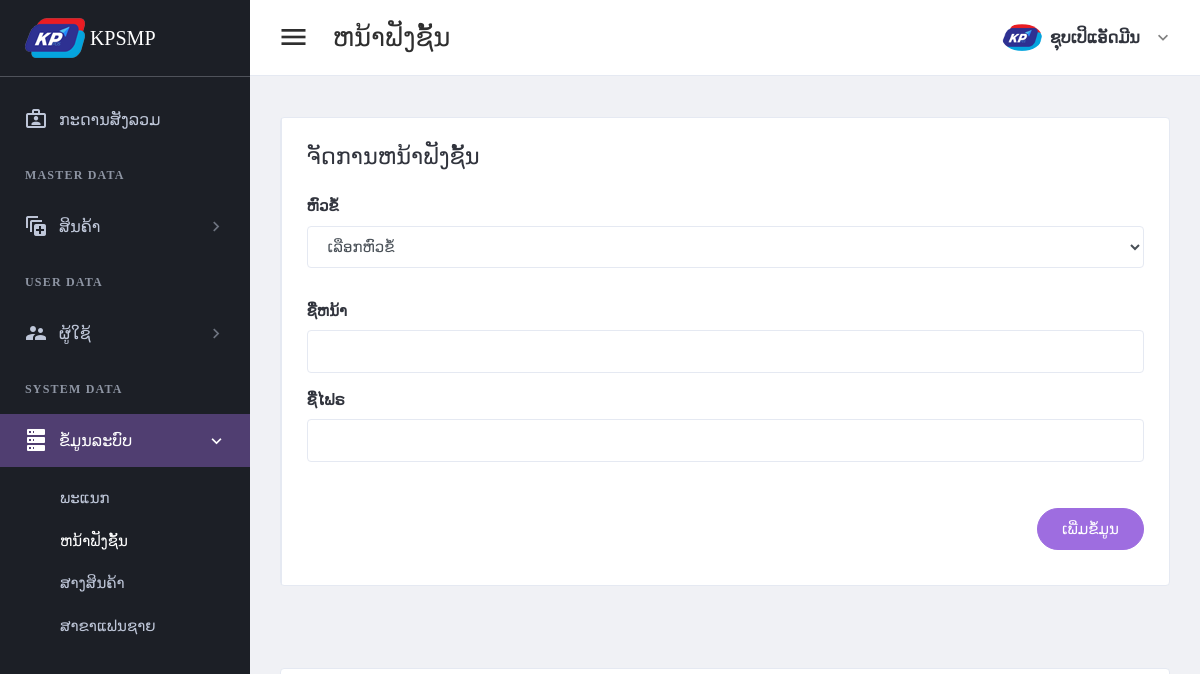
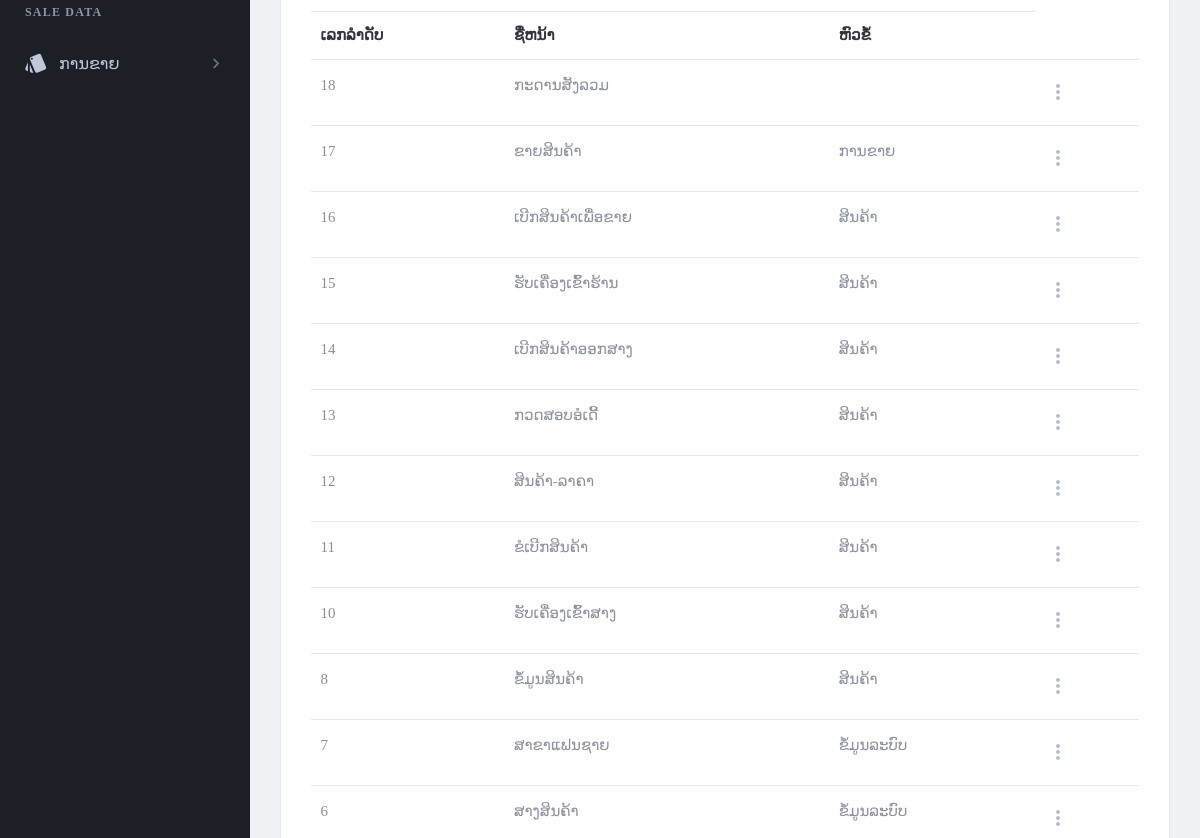
Page /page/page-function.php (signed in, upper part) on the earlier database version (2 pictures, top to bottom).
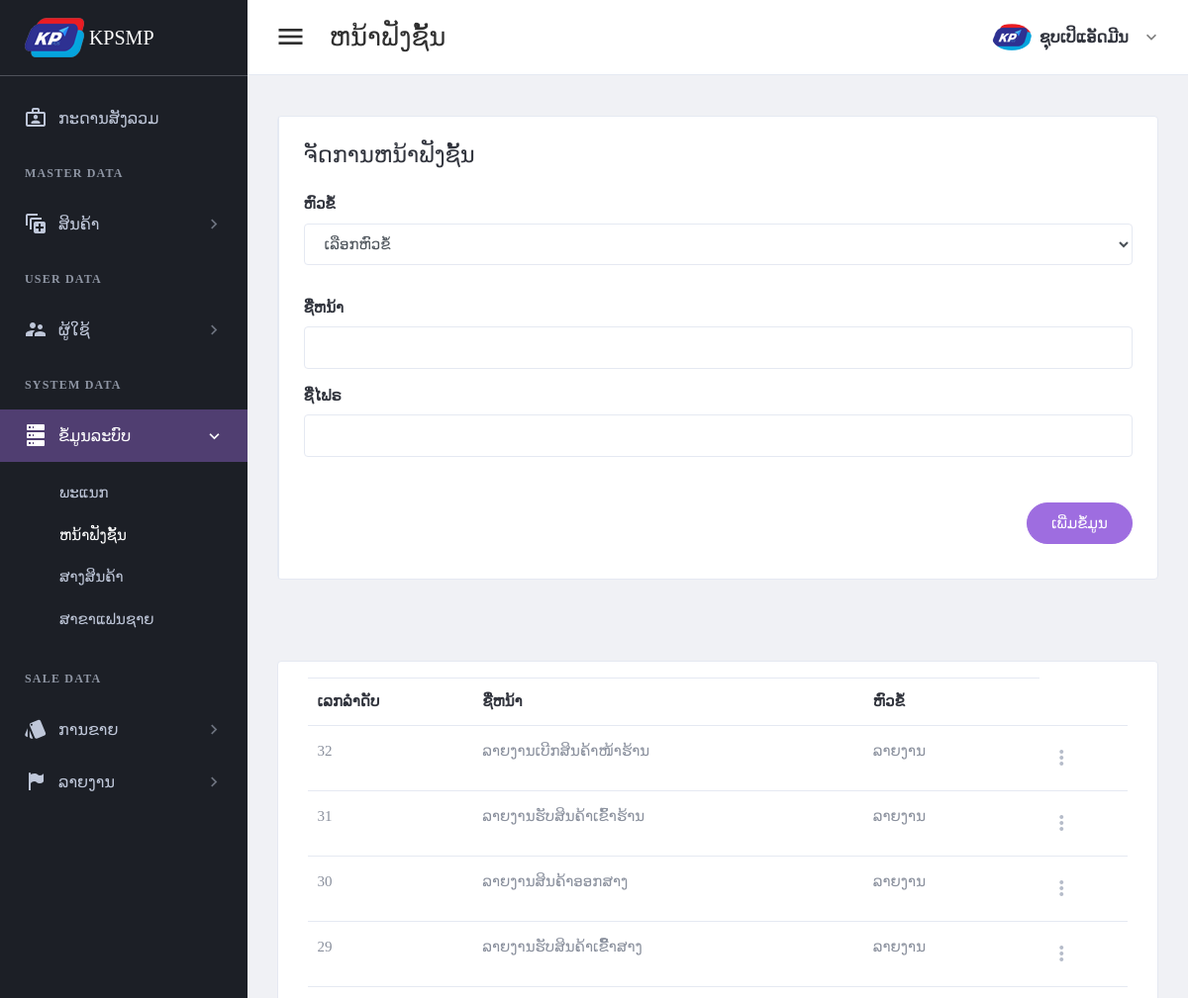
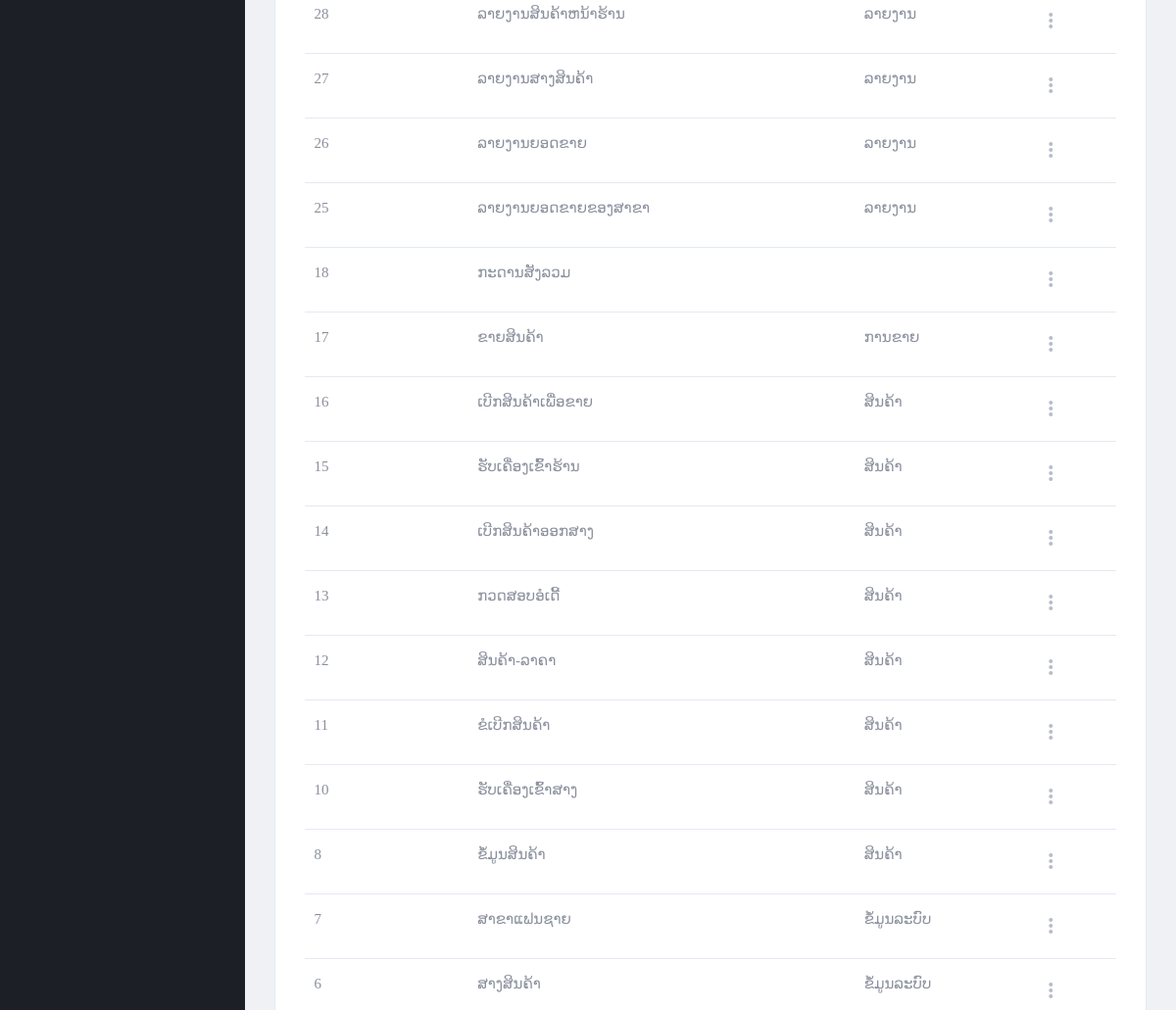
Same page on the later database version (2 pictures, top to bottom).
### tables this page shows
CREATE TABLE `tbl_header_title` (
  `ht_id` int(11) NOT NULL,
  `ht_name` varchar(300) DEFAULT NULL
);

CREATE TABLE `tbl_sub_title` (
  `st_id` int(11) NOT NULL,
  `st_name` varchar(300) DEFAULT NULL,
  `icon_code` varchar(100) DEFAULT NULL,
  `ht_id` int(11) DEFAULT NULL
);

CREATE TABLE `tbl_page_title` (
  `pt_id` int(11) NOT NULL,
  `pt_name` varchar(300) DEFAULT NULL,
  `ptf_name` varchar(100) DEFAULT NULL,
  `st_id` int(11) DEFAULT NULL
);

### setting/checksession.php (called while the page is built, shortened)
<?php
	if($_SESSION['id_users'] == "" )
	{
	header("location:logout.php");
	}
	  else{
		$full_name = $_SESSION["full_name"];
		$role_id = $_SESSION["role_id"];
	}
?>

### page/page-function.php (the view, shortened to what this page needs)
<?php
include("../setting/checksession.php");
include("../setting/conn.php");
$header_name = "ຫນ້າຟັງຊັ້ນ";
$header_click = "4";
?>
<!DOCTYPE html>
<html lang="en" dir="ltr">
<head>
	<?php
	include("../setting/callcss.php");
	?>
</head>
<body class="navbar-fixed sidebar-fixed" id="body">
	<div class="wrapper">
		<?php include "menu.php"; ?>
		<div class="page-wrapper">
			<?php
			include "header.php";
			?>
			<div class="content-wrapper">
				<div class="content">
					<div class="email-wrapper rounded border bg-white">
						<div class="row no-gutters justify-content-center">
							<div class="col-xxl-12">
								<div class="email-right-column  email-body p-4 p-xl-5">
									<div class="email-body-head mb-5 ">
										<h4 class="text-dark">ຈັດການຫນ້າຟັງຊັ້ນ</h4>
									</div>
									<form method="post" id="addpage">
										<div class="row">
											<div class="form-group  col-lg-12">
												<label class="text-dark font-weight-medium">ຫົວຂໍ້</label>
												<div class="form-group">
													<select class=" form-control font" name="sub_title" id="sub_title"required>
														<option value=""> ເລືອກຫົວຂໍ້ </option>
													</select>
												</div>
											</div>
											<div class="col-lg-12">
												<div class="form-group">
													<label for="firstName">ຊື່ຫນ້າ</label>
													<input type="text" class="form-control" id="page_name" name="page_name" required>
												</div>
											</div>
											<div class="col-lg-12">
												<div class="form-group">
													<label for="firstName">ຊື່ໄຟຣ</label>
													<input type="text" class="form-control" id="pf_name" name="pf_name" required>
												</div>
											</div>
										</div>
										<div class="d-flex justify-content-end mt-6">
											<button type="submit" class="btn btn-primary mb-2 btn-pill">ເພີ່ມຂໍ້ມູນ</button>
										</div>
									</form>
								</div>
							</div>
						</div>
					</div>
				</div>
			</div>
			<div class="content-wrapper">
				<div class="content">
					<div class="card card-default">
						<div class="card-body">
							<table id="productsTable" class="table table-hover table-product" style="width:100%">
								<thead>
									<tr>
										<th>ເລກລຳດັບ</th>
										<th>ຊື່ຫນ້າ</th>
										<th>ຫົວຂໍ້</th>
									</tr>
								</thead>
								<tbody>
									<?php
									$stmt4 = $conn->prepare("SELECT  pt_id,pt_name ,st_name
									FROM tbl_page_title a
									left join tbl_sub_title b on a.st_id = b.st_id order by pt_id desc ");
									$stmt4->execute();
									if ($stmt4->rowCount() > 0) {
										while ($row4 = $stmt4->fetch(PDO::FETCH_ASSOC)) {
											$pt_id = $row4['pt_id'];
											$pt_name = $row4['pt_name'];
											$st_name = $row4['st_name'];
									?>
											<tr>
												<td><?php echo "$pt_id"; ?></td>
												<td><?php echo "$pt_name"; ?></td>
												<td><?php echo "$st_name"; ?></td>
												<td>
                                                    <div class="dropdown">
                                                        <a class="dropdown-toggle icon-burger-mini" href="#" role="button" id="dropdownMenuLink" data-toggle="dropdown" aria-haspopup="true" aria-expanded="false" data-display="static">
                                                        </a>
                                                    </div>
                                                </td>
											</tr>
									<?php
										}
									}
									?>
								</tbody>
							</table>
						</div>
					</div>
				</div>
			</div>
		</div>
	</div>
</body>
</html>

### setting/callcss.php (shortened to what this page needs)
<link href="../plugins/material/css/materialdesignicons.min.css" rel="stylesheet" />
<link href="../plugins/simplebar/simplebar.css" rel="stylesheet" />
<link href="../plugins/material/css/materialdesignicons.min.css" rel="stylesheet" />
<link href="../plugins/nprogress/nprogress.css" rel="stylesheet" />
<link id="main-css-href" rel="stylesheet" href="../css/3style.css" />
<link href="../plugins/prism/prism.css" rel="stylesheet" />
<link href="../plugins/DataTables/DataTables-1.10.18/css/jquery.dataTables.min.css" rel="stylesheet" />
<link href="../css/sweetalert.css" rel="stylesheet">
<link href="../css/facebox.css" rel="stylesheet">

### page/menu.php
<aside class="left-sidebar sidebar-dark" id="left-sidebar">
  <div id="sidebar" class="sidebar sidebar-with-footer">
    <div class="app-brand">
      <a href="index.php">
        <img src="../images/iconmenu.png" alt="Mono">
        <span class="brand-name"> KPSMP</span>
      </a>
    </div>
    <div class="sidebar-left" data-simplebar style="height: 100%;">
      <ul class="nav sidebar-inner" id="sidebar-menu">
        <li class="<?php if ($header_click == 0) {
                      echo "active";
                    } ?>">
          <a class="sidenav-item-link" href="index.php">
            <i class="mdi mdi-briefcase-account-outline"></i>
            <span class="nav-text">ກະດານສັງລວມ</span>
          </a>
        </li>
        <?php
        $stmt = $conn->prepare(" SELECT distinct a.ht_id,ht_name
        FROM tbl_header_title a
        left join tbl_role_page b on a.ht_id = b.ht_id
        where role_id ='$role_id'
        order by  a.ht_id asc ");
        $stmt->execute();
        if ($stmt->rowCount() > 0) {
          while ($row = $stmt->fetch(PDO::FETCH_ASSOC)) {
            $ht_id = $row['ht_id'];
            $ht_name = $row['ht_name'];
        ?>
            <li class="section-title"> <?php echo "$ht_name"; ?></li>
            <?php
            $stmt1 = $conn->prepare("SELECT distinct a.st_id,st_name,role_id,icon_code
            FROM tbl_sub_title a
            left join tbl_role_page b on a.st_id = b.st_id
            where a.ht_id = '$ht_id' and role_id ='$role_id'
            order by a.st_id asc ");
            $stmt1->execute();
            if ($stmt1->rowCount() > 0) {
              while ($row1 = $stmt1->fetch(PDO::FETCH_ASSOC)) {
                $st_name = $row1['st_name'];
                $st_id = $row1['st_id'];
                $icon_code = $row1['icon_code'];
            ?>
                <li class='has-sub <?php if ($header_click == "$st_id") {
                                      echo "active expand";
                                    } ?>'>
                  <a class="sidenav-item-link" href="javascript:void(0)" data-toggle="collapse" data-target='#<?php echo "$st_name"; ?>' aria-expanded="false" aria-controls="<?php echo "$st_name"; ?>">
                    <i class="mdi <?php echo "$icon_code"; ?>"></i>
                    <span class="nav-text"> <?php echo "$st_name"; ?> </span> <b class="caret"></b>
                  </a>
                  <ul class='collapse <?php if ($header_click == "$st_id") {
                                        echo "show";
                                      } ?>' id="<?php echo "$st_name"; ?>" data-parent="#sidebar-menu">
                    <div class="sub-menu">
                      <?php
                      $stmt2 = $conn->prepare(" SELECT pt_name,ptf_name
                      FROM tbl_page_title a
                      left join tbl_role_page b on a.pt_id = b.pt_id
                      where a.st_id = '$st_id' and role_id ='$role_id'
                      order by a.pt_id asc ");
                      $stmt2->execute();
                      if ($stmt2->rowCount() > 0) {
                        while ($row2 = $stmt2->fetch(PDO::FETCH_ASSOC)) {
                          $pt_name = $row2['pt_name'];
                      ?>
                          <li class="<?php if ($header_name ==  $row2['pt_name']) {
                                        echo "active";
                                      } ?>">
                            <a class="sidenav-item-link" href='<?php echo $row2['ptf_name'] ?>'>
                              <span class="nav-text"><?php echo "$pt_name"; ?></span>
                            </a>
                          </li>
                      <?php
                        }
                      }
                      ?>
                    </div>
                  </ul>
              <?php
              }
            }
              ?>
                </li>
            <?php
          }
        }
            ?>
      </ul>
    </div>
  </div>
</aside>

### page/header.php (shortened to what this page needs)
<header class="main-header" id="header">
  <nav class="navbar navbar-expand-lg navbar-light" id="navbar">
    <button id="sidebar-toggler" class="sidebar-toggle">
    </button>
    <span class="page-title"><?php echo "$header_name"; ?></span>
    <div class="navbar-right ">
      <ul class="nav navbar-nav">
        <li class="dropdown user-menu">
          <button class="dropdown-toggle nav-link" data-toggle="dropdown">
            <img src="../images/iconmenu.png" class="user-image rounded-circle" alt="User Image" />
            <span class="d-none d-lg-inline-block"><?php echo "$full_name"; ?></span>
          </button>
        </li>
      </ul>
    </div>
  </nav>
</header>

Differences in the rows shown:
added tbl_sub_title: st_name "ລາຍງານ", shown under tbl_header_title "SALE DATA"
added tbl_page_title: pt_id "32", pt_name "ລາຍງານເບີກສິນຄ້າໜ້າຮ້ານ", st.st_name "ລາຍງານ", shown under "ຈັດການຫນ້າຟັງຊັ້ນ"
added tbl_page_title: pt_id "31", pt_name "ລາຍງານຮັບສິນຄ້າເຂົ້າຮ້ານ", st.st_name "ລາຍງານ", shown under "ຈັດການຫນ້າຟັງຊັ້ນ"
added tbl_page_title: pt_id "30", pt_name "ລາຍງານສິນຄ້າອອກສາງ", st.st_name "ລາຍງານ", shown under "ຈັດການຫນ້າຟັງຊັ້ນ"
added tbl_page_title: pt_id "29", pt_name "ລາຍງານຮັບສິນຄ້າເຂົີ້າສາງ", st.st_name "ລາຍງານ", shown under "ຈັດການຫນ້າຟັງຊັ້ນ"
added tbl_page_title: pt_id "28", pt_name "ລາຍງານສິນຄ້າຫນ້າຮ້ານ", st.st_name "ລາຍງານ", shown under "ຈັດການຫນ້າຟັງຊັ້ນ"
added tbl_page_title: pt_id "27", pt_name "ລາຍງານສາງສິນຄ້າ", st.st_name "ລາຍງານ", shown under "ຈັດການຫນ້າຟັງຊັ້ນ"
added tbl_page_title: pt_id "26", pt_name "ລາຍງານຍອດຂາຍ", st.st_name "ລາຍງານ", shown under "ຈັດການຫນ້າຟັງຊັ້ນ"
added tbl_page_title: pt_id "25", pt_name "ລາຍງານຍອດຂາຍຂອງສາຂາ", st.st_name "ລາຍງານ", shown under "ຈັດການຫນ້າຟັງຊັ້ນ"
